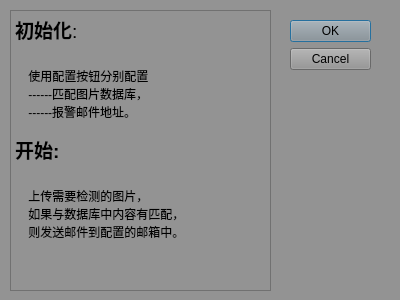
<?xml version="1.0" encoding="UTF-8"?>
<ui version="4.0">
 <class>Readme</class>
 <widget class="QDialog" name="Readme">
  <property name="geometry">
   <rect>
    <x>0</x>
    <y>0</y>
    <width>400</width>
    <height>300</height>
   </rect>
  </property>
  <property name="windowTitle">
   <string>Dialog</string>
  </property>
  <property name="styleSheet">
   <string notr="true">background-color: rgb(147, 147, 147);</string>
  </property>
  <widget class="QDialogButtonBox" name="buttonBox">
   <property name="geometry">
    <rect>
     <x>290</x>
     <y>20</y>
     <width>81</width>
     <height>241</height>
    </rect>
   </property>
   <property name="orientation">
    <enum>Qt::Vertical</enum>
   </property>
   <property name="standardButtons">
    <set>QDialogButtonBox::Cancel|QDialogButtonBox::Ok</set>
   </property>
  </widget>
  <widget class="QTextBrowser" name="Readme_text">
   <property name="geometry">
    <rect>
     <x>10</x>
     <y>10</y>
     <width>261</width>
     <height>281</height>
    </rect>
   </property>
   <property name="styleSheet">
    <string notr="true"/>
   </property>
   <property name="html">
    <string>&lt;!DOCTYPE HTML PUBLIC &quot;-//W3C//DTD HTML 4.0//EN&quot; &quot;http://www.w3.org/TR/REC-html40/strict.dtd&quot;&gt;
&lt;html&gt;&lt;head&gt;&lt;meta name=&quot;qrichtext&quot; content=&quot;1&quot; /&gt;&lt;style type=&quot;text/css&quot;&gt;
p, li { white-space: pre-wrap; }
&lt;/style&gt;&lt;/head&gt;&lt;body style=&quot; font-family:'SimSun'; font-size:9pt; font-weight:400; font-style:normal;&quot;&gt;
&lt;p style=&quot; margin-top:0px; margin-bottom:0px; margin-left:0px; margin-right:0px; -qt-block-indent:0; text-indent:0px;&quot;&gt;&lt;span style=&quot; font-size:14pt; font-weight:600;&quot;&gt;初始化&lt;/span&gt;&lt;span style=&quot; font-size:14pt;&quot;&gt;:&lt;/span&gt;&lt;/p&gt;
&lt;p style=&quot;-qt-paragraph-type:empty; margin-top:0px; margin-bottom:0px; margin-left:0px; margin-right:0px; -qt-block-indent:0; text-indent:0px; font-size:14pt;&quot;&gt;&lt;br /&gt;&lt;/p&gt;
&lt;p style=&quot; margin-top:0px; margin-bottom:0px; margin-left:0px; margin-right:0px; -qt-block-indent:0; text-indent:0px;&quot;&gt;    使用配置按钮分别配置&lt;/p&gt;
&lt;p style=&quot; margin-top:0px; margin-bottom:0px; margin-left:0px; margin-right:0px; -qt-block-indent:0; text-indent:0px;&quot;&gt;    ------匹配图片数据库，&lt;/p&gt;
&lt;p style=&quot; margin-top:0px; margin-bottom:0px; margin-left:0px; margin-right:0px; -qt-block-indent:0; text-indent:0px;&quot;&gt;    ------报警邮件地址。&lt;/p&gt;
&lt;p style=&quot;-qt-paragraph-type:empty; margin-top:0px; margin-bottom:0px; margin-left:0px; margin-right:0px; -qt-block-indent:0; text-indent:0px;&quot;&gt;&lt;br /&gt;&lt;/p&gt;
&lt;p style=&quot; margin-top:0px; margin-bottom:0px; margin-left:0px; margin-right:0px; -qt-block-indent:0; text-indent:0px;&quot;&gt;&lt;span style=&quot; font-size:14pt; font-weight:600;&quot;&gt;开始:&lt;/span&gt;&lt;/p&gt;
&lt;p style=&quot;-qt-paragraph-type:empty; margin-top:0px; margin-bottom:0px; margin-left:0px; margin-right:0px; -qt-block-indent:0; text-indent:0px; font-size:14pt; font-weight:600;&quot;&gt;&lt;br /&gt;&lt;/p&gt;
&lt;p style=&quot; margin-top:0px; margin-bottom:0px; margin-left:0px; margin-right:0px; -qt-block-indent:0; text-indent:0px;&quot;&gt;    上传需要检测的图片，&lt;/p&gt;
&lt;p style=&quot; margin-top:0px; margin-bottom:0px; margin-left:0px; margin-right:0px; -qt-block-indent:0; text-indent:0px;&quot;&gt;    如果与数据库中内容有匹配，&lt;/p&gt;
&lt;p style=&quot; margin-top:0px; margin-bottom:0px; margin-left:0px; margin-right:0px; -qt-block-indent:0; text-indent:0px;&quot;&gt;    则发送邮件到配置的邮箱中。&lt;/p&gt;&lt;/body&gt;&lt;/html&gt;</string>
   </property>
  </widget>
 </widget>
 <resources>
  <include location="Icon/welcome.qrc"/>
 </resources>
 <connections>
  <connection>
   <sender>buttonBox</sender>
   <signal>accepted()</signal>
   <receiver>Readme</receiver>
   <slot>accept()</slot>
   <hints>
    <hint type="sourcelabel">
     <x>248</x>
     <y>254</y>
    </hint>
    <hint type="destinationlabel">
     <x>157</x>
     <y>274</y>
    </hint>
   </hints>
  </connection>
  <connection>
   <sender>buttonBox</sender>
   <signal>rejected()</signal>
   <receiver>Readme</receiver>
   <slot>reject()</slot>
   <hints>
    <hint type="sourcelabel">
     <x>316</x>
     <y>260</y>
    </hint>
    <hint type="destinationlabel">
     <x>286</x>
     <y>274</y>
    </hint>
   </hints>
  </connection>
 </connections>
</ui>
